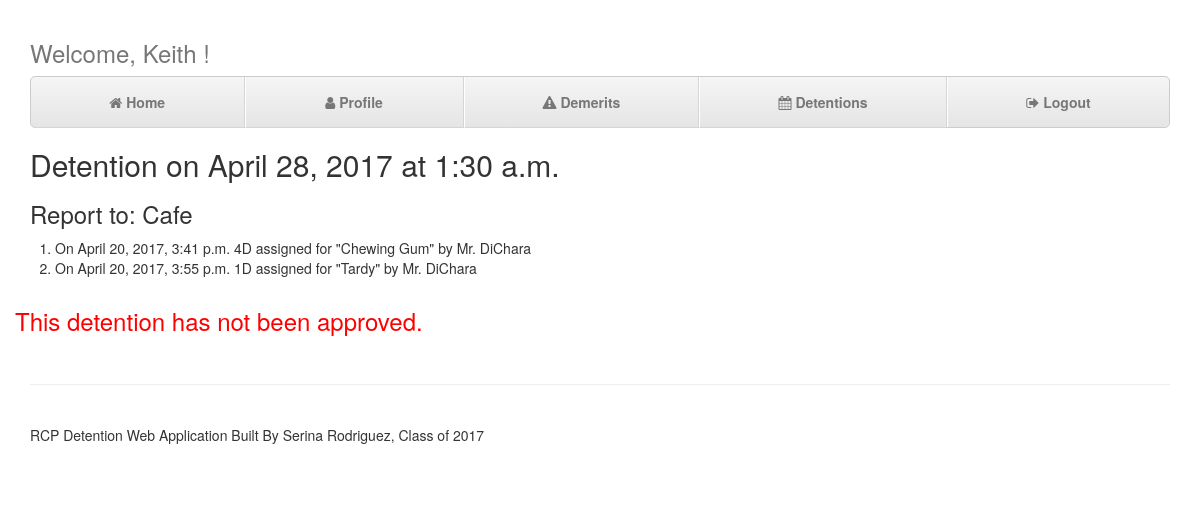
Page /detentions/2/view/ (signed in) on the earlier database version.
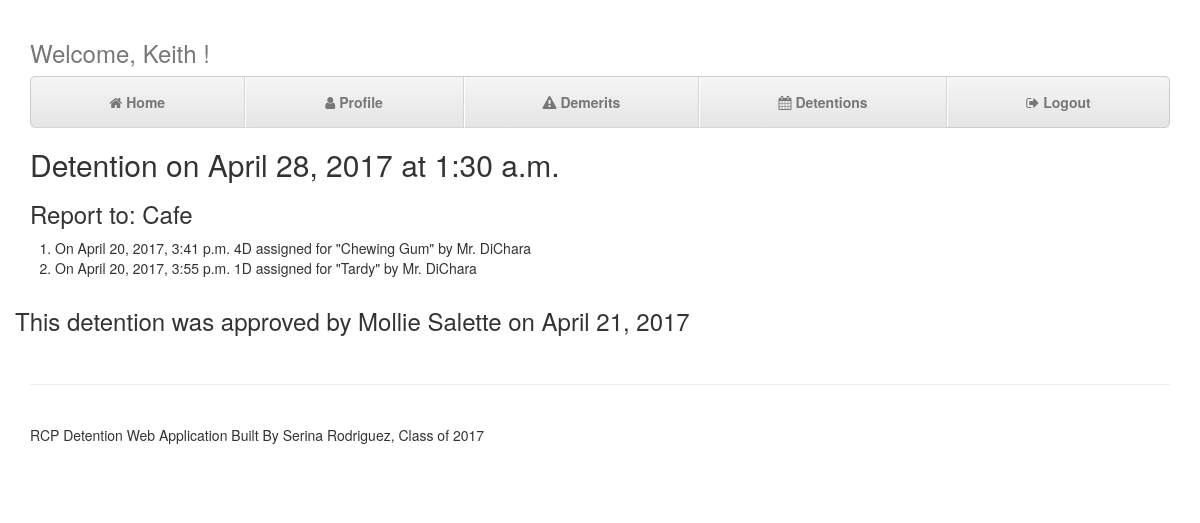
Same page on the later database version.
### detention/models.py (models this page shows)
class Detention(models.Model):
    detention_date = models.DateField()
    start_time = models.TimeField()
    location = models.CharField(max_length=50)
    parent_profile = models.ForeignKey(ParentProfile)
    parent_approval = models.BooleanField(default=False)
    parent_approval_date = models.DateField(default=datetime.datetime.now)
    demerit = models.ManyToManyField(Demerit)

class ParentProfile(models.Model):
    username = models.CharField(max_length=50)
    password = models.CharField(max_length=100)
    email = models.EmailField(max_length=100)
    first_name = models.CharField(max_length=100)
    last_name = models.CharField(max_length=100)
    security_question = models.CharField(max_length=100, choices=QUESTIONS_LIST)
    security_answer = models.CharField(max_length=100)
    student_username = models.ForeignKey(StudentProfile, on_delete=models.CASCADE)
    date_created = models.DateField(default=datetime.datetime.now)
    def __str__(self):
        return '%s %s' % (self.first_name, self.last_name)

### detention/views.py (the view)
# urls.py: url(r'^detentions/(?P<id>[0-9]+)/view/$', views.detention_view, name='denetions_view'),
def detention_view(request, id):
    username_pk = request.user.pk
    if username_pk is None:
        return redirect('login')
    else:
        student_check = StudentProfile.objects.filter(username=request.user)
        parent_check = ParentProfile.objects.filter(username=request.user)
        if len(student_check)>0:
            student = StudentProfile.objects.get(username=request.user)
            detention = Detention.objects.get(id=id)
            parent = None
        elif len(parent_check)>0:
            parent = ParentProfile.objects.get(username=request.user)
            detention = Detention.objects.get(id=id)
            student = None
    context = {'student':student, 'det': detention, 'parent': parent}
    return render(request, 'detention/detention_view.html', context)

### detention/templates/detention/detention_view.html (shortened to what this page needs)
{% extends 'detention/base.html' %}
{% load crispy_forms_tags %}
{% block content %}
<h2>Detention on {{det.detention_date}} at {{det.start_time}}</h2>
<h3>Report to: {{det.location}}</h3>
<div class="row">
    <ol>
        {% for d in det.demerit.all %}
        <li>On {{d.date_assigned}} {{d.demerit_quantity}}D assigned for "{{d.infraction}}" by {{d.assigned_by}}</li>
        {% endfor %}
    </ol>
</div>
<div class="row">
    {% if det.parent_approval %}<h3>This detention was approved by {{det.parent_profile}} on {{det.parent_approval_date}}</h3> {% else %} <h3 style="color:red">This detention has not been approved.</h3> {% endif %}
</div>
{% endblock %}

Differences in the rows shown:
changed Detention "Cafe": parent_approval False → True (drawn); parent_profile (not shown) → "Mollie Salette"; parent_approval_date (not shown) → "April 21, 2017"
Other differences:
text no longer shown: "This detention has not been approved."
text now shown: "This detention was approved by on"
